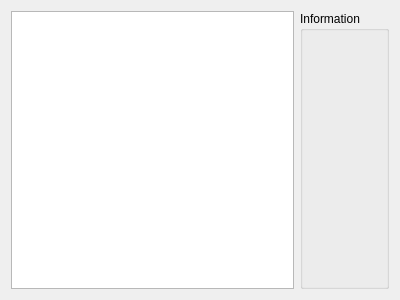
<?xml version="1.0" encoding="UTF-8"?>
<ui version="4.0">
 <class>StoreChooseWizardPage</class>
 <widget class="QWizardPage" name="StoreChooseWizardPage">
  <property name="geometry">
   <rect>
    <x>0</x>
    <y>0</y>
    <width>400</width>
    <height>300</height>
   </rect>
  </property>
  <property name="windowTitle">
   <string>StoreChooseWizardPage</string>
  </property>
  <layout class="QHBoxLayout" name="horizontalLayout">
   <item>
    <widget class="QListWidget" name="storesListWidget"/>
   </item>
   <item>
    <widget class="QGroupBox" name="infoGroupBox">
     <property name="title">
      <string>Information</string>
     </property>
     <layout class="QVBoxLayout" name="verticalLayout">
      <item>
       <widget class="QLabel" name="infoLabel">
        <property name="text">
         <string/>
        </property>
        <property name="alignment">
         <set>Qt::AlignLeading|Qt::AlignLeft|Qt::AlignTop</set>
        </property>
       </widget>
      </item>
     </layout>
    </widget>
   </item>
  </layout>
 </widget>
 <layoutdefault spacing="6" margin="11"/>
 <resources/>
 <connections/>
</ui>
